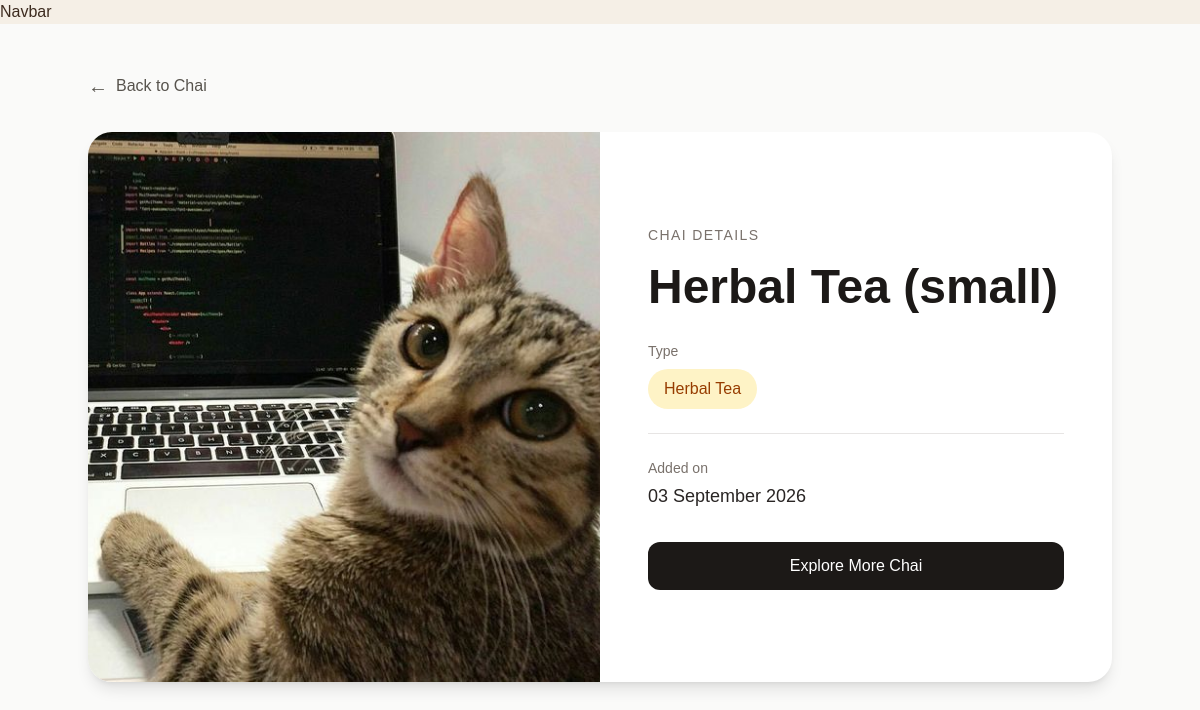
Page /chai/1/ on the committed database.
### chai/models.py (models this page shows, shortened)
class ChaiVariety(models.Model):
    CHAI_TYPE_CHOICES = [
        ('ML', 'Masala Chai'),
        ('GT', 'Green Tea'),
        ('BT', 'Black Tea'),
        ('HT', 'Herbal Tea'),
        ('OT', 'Oolong Tea'),
    ]
    name = models.CharField(max_length=100)
    image = models.ImageField(upload_to='chais/')
    date_added = models.DateTimeField(default=timezone.now)
    type = models.CharField(max_length=2, choices=CHAI_TYPE_CHOICES, default='ML')
    description = models.TextField(default="No description available.")

### chai/views.py (the view)
# urls.py: path('<int:chai_id>/', views.chai_detail, name='chai_detail'),
def chai_detail( request, chai_id) :
    chai = get_object_or_404(ChaiVariety, pk=chai_id)
    return render(request, 'chai/chai_detail.html', { 'chai': chai })

### chai/templates/chai/chai_detail.html (shortened to what this page needs)
{% extends 'layout.html' %}
{% block content %}
<div class="min-h-screen bg-stone-50 py-12 px-6">
    <div class="max-w-5xl mx-auto">
        <a href="/chai/"
           class="inline-flex items-center gap-2 mb-8 text-stone-600 hover:text-stone-900 font-medium transition">
            <span class="text-xl">←</span>
            Back to Chai
        </a>
        <div class="bg-white rounded-3xl shadow-lg overflow-hidden">
            <div class="grid grid-cols-1 md:grid-cols-2">
                <div class="bg-stone-100 h-[450px] md:h-[550px]">
                    {% if chai.image %}
                        <img
                            src="{{ chai.image.url }}"
                            alt="{{ chai.name }}"
                            class="w-full h-full object-cover"
                        >
                    {% else %}
                        <div class="w-full h-full flex items-center justify-center text-stone-400">
                            No image available
                        </div>
                    {% endif %}
                </div>
                <div class="p-8 md:p-12 flex flex-col justify-center">
                    <p class="text-sm uppercase tracking-widest text-stone-500 mb-3">
                        Chai Details
                    </p>
                    <h1 class="text-4xl md:text-5xl font-bold text-stone-900 leading-tight mb-6">
                        {{ chai.name }}
                    </h1>
                    <div class="mb-6">
                        <p class="text-sm text-stone-500 mb-2">
                            Type
                        </p>
                        <span class="inline-block bg-amber-100 text-amber-800 px-4 py-2 rounded-full font-medium">
                            {{ chai.get_type_display }}
                        </span>
                    </div>
                    <div class="border-t border-stone-200 pt-6 mb-8">
                        <p class="text-sm text-stone-500 mb-1">
                            Added on
                        </p>
                        <p class="text-lg font-medium text-stone-800">
                            {{ chai.date_added|date:"d F Y" }}
                        </p>
                    </div>
                    <a href="/chai/"
                       class="inline-flex items-center justify-center bg-stone-900 text-white px-6 py-3 rounded-xl font-medium hover:bg-stone-700 transition duration-200">
                        Explore More Chai
                    </a>
                </div>
            </div>
        </div>
    </div>
</div>
{% endblock %}

### static/style.css (style rules this page uses)
body { margin: 0; font-family: Arial, sans-serif; background-color: #f5efe6; color: #3d2b1f; }

### rows in the picture
ChaiVariety: image (picture), name "Herbal Tea (small)", type "Herbal Tea", date_added "03 September 2026"
